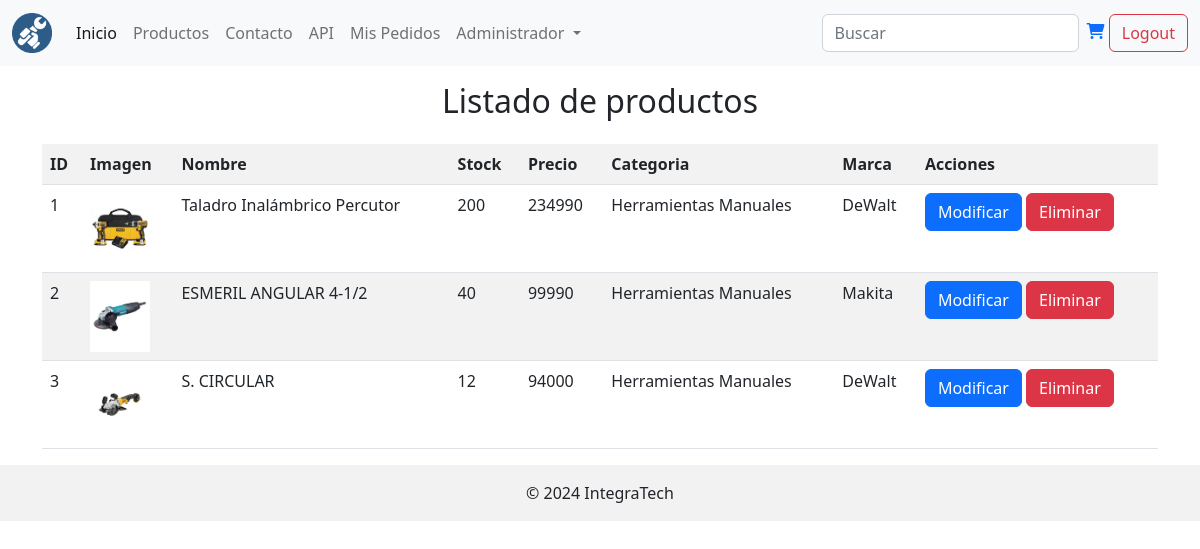
The page /listarProducto/ (signed in) on the database its author committed.
### app/models.py (models this page shows, shortened)
class Producto(models.Model):
    id_producto = models.IntegerField(primary_key=True)
    nombre = models.CharField(max_length=40, null=False)
    precio = models.IntegerField(null=False)
    stock  = models.IntegerField(null=False)
    descripcion = models.CharField(max_length=100, null=False)
    imagen = models.ImageField(upload_to='imagenesProducto')
    fecha_agregar = models.DateField(auto_now_add=True)
    categoria = models.ForeignKey(Categoria, on_delete=models.CASCADE)
    marca = models.ForeignKey(Marca, on_delete=models.CASCADE, null=True)

class Categoria(models.Model):
    id_categoria = models.IntegerField(primary_key=True)
    nombre_categoria = models.CharField(max_length=30, null=False)

class Marca(models.Model):
    id_marca = models.IntegerField(primary_key=True)
    nombre_marca = models.CharField(max_length=30, null=False)

### app/views.py (the view)
# urls.py: path('listarProducto/', views.listarProducto, name='listarProducto'),
def listarProducto(request):
    productos = Producto.objects.all()
    data = {
        'productos':productos
    }
    return render(request, 'bodeguero/listarProducto.html', data)

### app/templates/Bodeguero/listarProducto.html (shortened to what this page needs)
{% extends 'base.html' %}
{% load static %}
{% block content %}
{% load humanize %}
<h2 class="mt-3 text-center">Listado de productos</h2>
<div class="container mt-4">
    <table class="table table-striped table-hover">
        <tr>
            <th>ID</th>
            <th>Imagen</th>
            <th>Nombre</th>
            <th>Stock</th>
            <th>Precio</th>
            <th>Categoria</th>
            <th>Marca</th>
            <th>Acciones</th>
        </tr>
        {% for p in productos %}
        <tr>
            <td>{{p.id_producto}}</td>
            <td><img style="width: 60px;" src="{{p.imagen.url}}" alt=""></td>
            <td>{{p.nombre}}</td>
            <td>{{p.stock}}</td>
            <td>{{p.precio}}</td>
            <td>{{p.categoria.nombre_categoria}}</td>
            <td>{% if p.marca.nombre_marca == null %}
                -----
            {% else %}
                {{ p.marca.nombre_marca }}
            {% endif %}
            </td>
            <td>
                <a href="{% url 'modificarProducto' p.id_producto%}" class="btn btn-primary">Modificar</a>
                <a href="{% url 'eliminarProducto' p.id_producto%}" class="btn btn-danger">Eliminar</a>
            </td>
        </tr>
        {% endfor %}
    </table>
</div>
{% endblock %}

### rows shown on the page
Producto: id_producto "1", imagen (picture), nombre "Taladro Inalámbrico Percutor", stock "200", precio "234990", categoria.nombre_categoria "Herramientas Manuales", marca.nombre_marca "DeWalt"
Producto: id_producto "2", imagen (picture), nombre "ESMERIL ANGULAR 4-1/2", stock "40", precio "99990", categoria.nombre_categoria "Herramientas Manuales", marca.nombre_marca "Makita"
Producto: id_producto "3", imagen (picture), nombre "S. CIRCULAR", stock "12", precio "94000", categoria.nombre_categoria "Herramientas Manuales", marca.nombre_marca "DeWalt"
